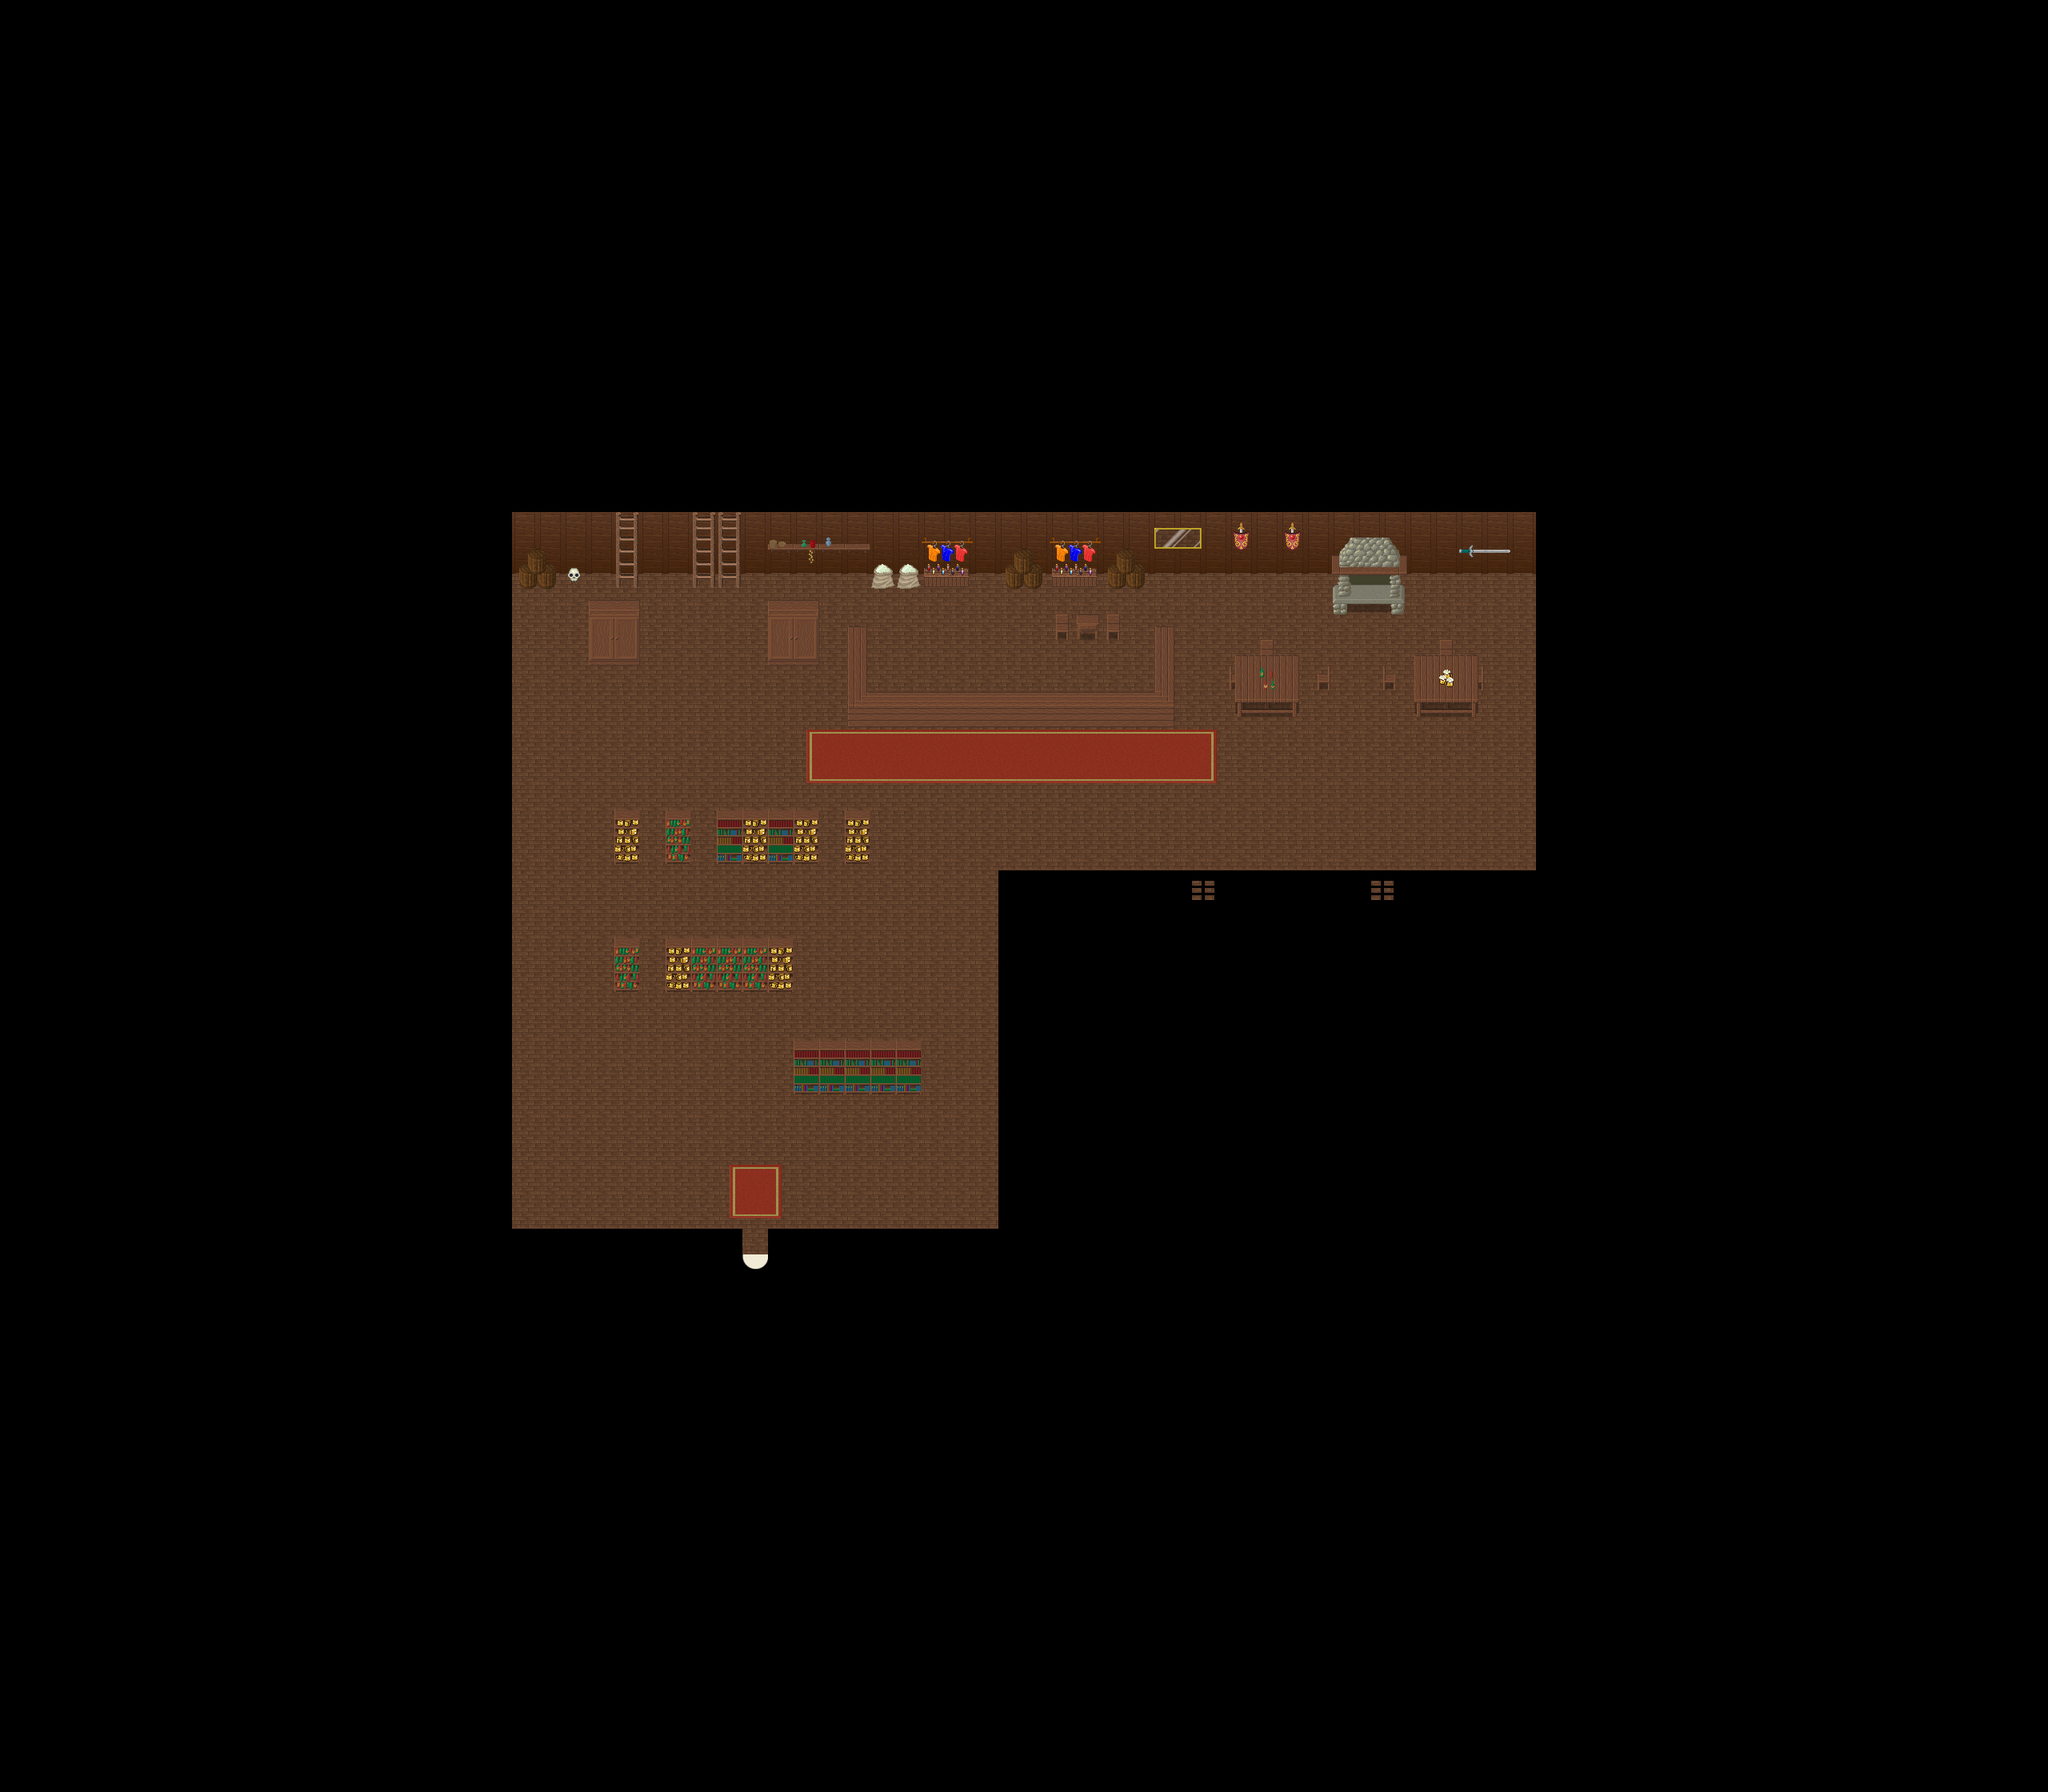

This is a level from a 2D game, rendered from its Tiled map with the project's own tilesets. A one-line summary and the map file follow, with tile-layer data summarised:
An orthogonal 80x70 tile map with 32x32 px tiles, 4 tile layers (Ground1, Ground2, Fringe, Over1), 2 hidden layers not drawn, 3 tilesets and 1 object (warp).

<map version="1.5" tiledversion="1.7.2" orientation="orthogonal" renderorder="right-down" compressionlevel="0" width="80" height="70" tilewidth="32" tileheight="32" infinite="0" nextlayerid="12" nextobjectid="2">
 <properties>
  <property name="background0image" value="graphics/images/spit23loginwallpaper_800x600.png" />
  <property name="author" value="poppet" />
  <property name="license" value="TMW2 CLA" />
  <property name="manaplus version" value="2" />
  <property name="minimap" value="graphics/minimaps/033-5.png" />
  <property name="music" value="snowvillage.ogg" />
  <property name="name" value="Porthos' General Store" />
 </properties>
 <tileset firstgid="1" source="../graphics/tilesets/collision.tsx" />
 <tileset firstgid="10" name="woodland_indoor" tilewidth="32" tileheight="32" tilecount="256" columns="16">
  <image source="../graphics/tilesets/woodland_indoor.png" width="512" height="512" />
 </tileset>
 <tileset firstgid="266" name="woodland_indoor_x3" tilewidth="32" tileheight="96" tilecount="48" columns="16">
  <image source="../graphics/tilesets/woodland_indoor_x3.png" width="512" height="288" />
 </tileset>
 <layer id="1" name="Ground1" width="80" height="70">
  <data>[5600 cells, 5600 non-empty, 16 distinct tile ids]</data>
 </layer>
 <layer id="2" name="Ground2" width="80" height="70">
  <data>[5600 cells, 96 non-empty, 50 distinct tile ids]</data>
 </layer>
 <layer id="3" name="Fringe" width="80" height="70">
  <data>[5600 cells, 29 non-empty, 10 distinct tile ids]</data>
 </layer>
 <layer id="4" name="Over1" width="80" height="70">
  <data>[5600 cells, 86 non-empty, 9 distinct tile ids]</data>
 </layer>
 <layer id="5" name="Collision" width="80" height="70" visible="0">
  <data>[5600 cells, 4866 non-empty, 2 distinct tile ids]</data>
 </layer>
 <layer id="6" name="Heights" width="80" height="70" visible="0">
  <data>[5600 cells, 0 non-empty, 0 distinct tile ids]</data>
 </layer>
 <objectgroup id="7" name="Warps">
  <object id="1" name="To Porthos" type="warp" x="928" y="1568" width="32" height="32">
   <properties>
    <property name="dest_map" value="033-1" />
    <property name="dest_x" value="189" />
    <property name="dest_y" value="95" />
   </properties>
  </object>
 </objectgroup>
 <objectgroup id="8" name="Spawns" />
 <objectgroup id="9" name="Plants" />
 <objectgroup id="10" name="Objects" />
 <objectgroup id="11" name="Margin" />
</map>
